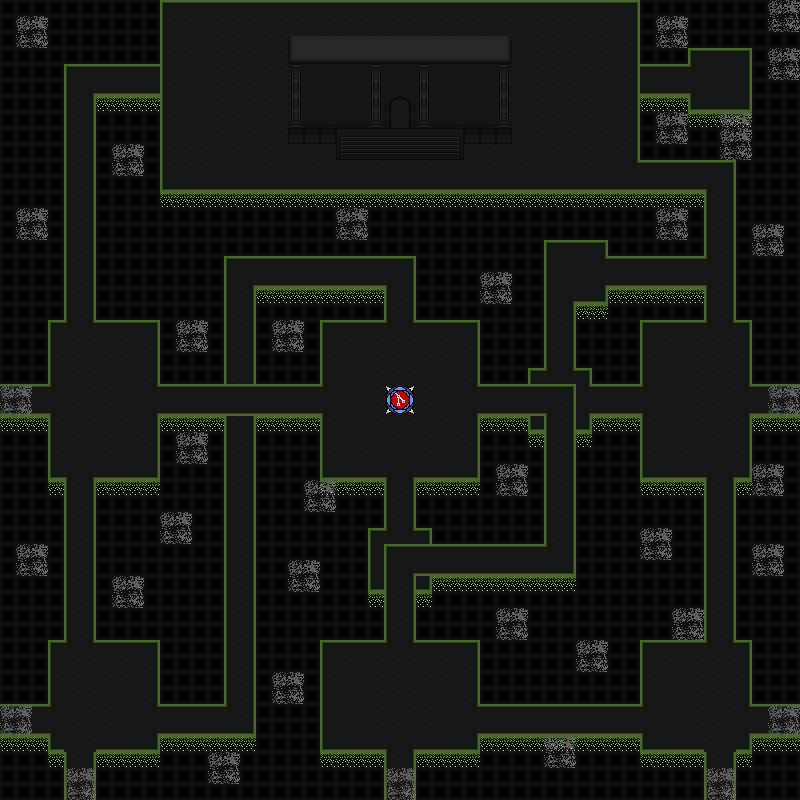

Tiled map render using the project's own tile images. Description and the map definition, with tile-layer contents summarised, below:
An orthogonal 50x50 tile map with 16x16 px tiles, 6 tile layers (abyss layer, lower road layer, upper road layer, object layer, ...), 5 tilesets.

<map version="1.10" tiledversion="1.11.2" orientation="orthogonal" renderorder="right-down" width="50" height="50" tilewidth="16" tileheight="16" infinite="0" nextlayerid="7" nextobjectid="1">
 <editorsettings>
  <export target="DeepWeb.tmj" format="json" />
 </editorsettings>
 <tileset firstgid="1" name="corrupted_road" tilewidth="16" tileheight="16" tilecount="10" columns="9">
  <image source="../assets/tilesets/deepweb/corrupted_road.png" width="144" height="16" />
  <tile id="6">
   <animation>
    <frame tileid="6" duration="300" />
    <frame tileid="7" duration="300" />
    <frame tileid="8" duration="300" />
   </animation>
  </tile>
 </tileset>
 <tileset firstgid="11" name="corruption_static" tilewidth="16" tileheight="16" tilecount="4" columns="4">
  <image source="../assets/tilesets/deepweb/corruption_static.png" width="64" height="16" />
  <tile id="0">
   <animation>
    <frame tileid="0" duration="200" />
    <frame tileid="1" duration="200" />
    <frame tileid="2" duration="200" />
    <frame tileid="3" duration="200" />
   </animation>
  </tile>
  <tile id="1">
   <animation>
    <frame tileid="1" duration="200" />
    <frame tileid="0" duration="200" />
    <frame tileid="2" duration="200" />
    <frame tileid="3" duration="200" />
   </animation>
  </tile>
  <tile id="2">
   <animation>
    <frame tileid="2" duration="200" />
    <frame tileid="3" duration="200" />
    <frame tileid="0" duration="200" />
    <frame tileid="1" duration="200" />
   </animation>
  </tile>
  <tile id="3">
   <animation>
    <frame tileid="3" duration="200" />
    <frame tileid="1" duration="200" />
    <frame tileid="0" duration="200" />
    <frame tileid="2" duration="200" />
   </animation>
  </tile>
 </tileset>
 <tileset firstgid="15" name="corruption_guild" tilewidth="16" tileheight="16" tilecount="22" columns="22">
  <image source="../assets/tilesets/deepweb/corruption_guild.png" width="352" height="16" />
 </tileset>
 <tileset firstgid="37" name="git_terminal" tilewidth="16" tileheight="16" tilecount="8" columns="8">
  <image source="../assets/tilesets/deepweb/git_terminal.png" width="128" height="16" />
 </tileset>
 <tileset firstgid="45" name="abyss" tilewidth="16" tileheight="16" tilecount="1" columns="1">
  <image source="../assets/tilesets/deepweb/abyss.png" width="16" height="16" />
 </tileset>
 <layer id="6" name="abyss layer" width="50" height="50">
  <data>[2500 cells, 1608 non-empty, 1 distinct tile ids]</data>
 </layer>
 <layer id="4" name="lower road layer" width="50" height="50">
  <data>[2500 cells, 151 non-empty, 7 distinct tile ids]</data>
 </layer>
 <layer id="1" name="upper road layer" width="50" height="50">
  <data>[2500 cells, 1326 non-empty, 7 distinct tile ids]</data>
 </layer>
 <layer id="5" name="object layer" width="50" height="50">
  <data>[2500 cells, 4 non-empty, 4 distinct tile ids]</data>
 </layer>
 <layer id="3" name="building layer" width="50" height="50">
  <data>[2500 cells, 106 non-empty, 21 distinct tile ids]</data>
 </layer>
 <layer id="2" name="overlay layer" width="50" height="50">
  <data>[2500 cells, 150 non-empty, 4 distinct tile ids]</data>
 </layer>
</map>
